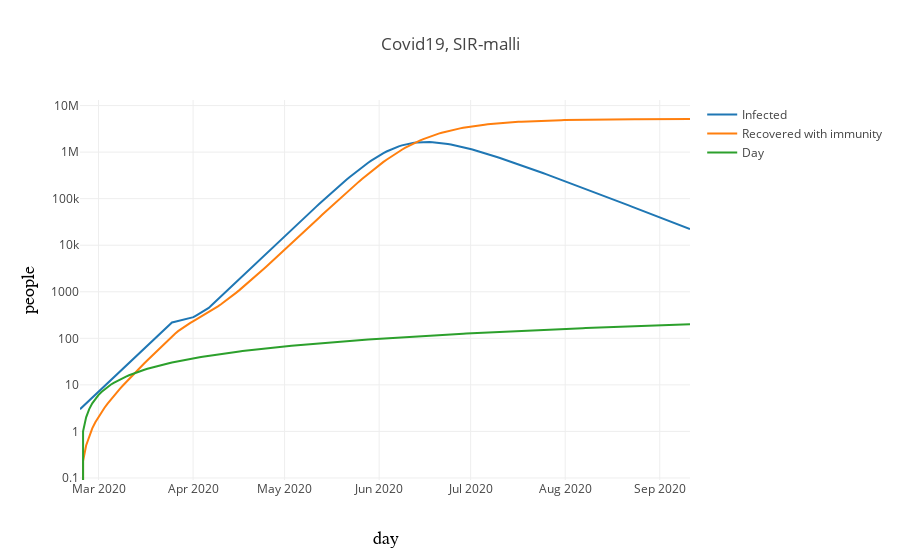

This figure's notebook cell:
### Code cell
# First scenario

def betaT(t):
    r0_default = 3.0
    r0 = r0_default
    if t<30.:
        r0 = r0_default
    elif t<37:
        r0 = r0_default * 0.5
    elif t < 42:
        r0 = r0_default * 0.75

    return r0*gamma

# Initial conditions vector
y0 = S0, I0, R0
# Integrate the SIR equations over the time grid, t.
ret = odeint(deriv, y0, t, args=(N, beta, gamma))
S, I, R = ret.T

df2=pd.DataFrame()
df2['t'] = t
df2['S'] = S
df2['I'] = I
df2['R'] = R
df2['ts'] = pd.to_datetime(start.timestamp() + df2.t*86400, unit='s')

#Scenario 1 for common plot

I_sc1 = I

data=[
      #go.Scatter(x=t, y=S, name="Suspectible"),
      go.Scatter(x=df2.ts, y=df2.I, name="Infected"),
      go.Scatter(x=df2.ts, y=df2.R, name="Recovered with immunity"),
      #go.Scatter(x=df2.ts, y=df2.D, name="Dead"),
      go.Scatter(x=df2.ts, y=df2.t, name="Day"),
    
     ]

iplot({ 'data': data, "layout": layout })

### Figure 1 — Plotly figure (JSON) as saved in the notebook; plotly's stock layout.template omitted (floating-point values rounded to 4 significant figures; data arrays with more than 128 entries replaced by an {"elided": "..."} marker saying what was removed)
{"data": [{"name": "Infected", "type": "scatter", "uid": "5a310092-65d1-11ea-88f8-6c4008a11884", "x": {"elided": "200 str values"}, "y": {"elided": "200 float values"}}, {"name": "Recovered with immunity", "type": "scatter", "uid": "5a343d98-65d1-11ea-bc54-6c4008a11884", "x": {"elided": "200 str values"}, "y": {"elided": "200 float values"}}, {"name": "Day", "type": "scatter", "uid": "5a343ff0-65d1-11ea-8655-6c4008a11884", "x": {"elided": "200 str values"}, "y": {"elided": "200 float values"}}], "layout": {"title": "Covid19, SIR-malli", "xaxis": {"title": "day", "titlefont": {"color": "#000000", "family": "Courier New, monospace", "size": 18}}, "yaxis": {"title": "people", "titlefont": {"color": "#000000", "family": "Courier New, monospace", "size": 18}, "type": "log"}}}
